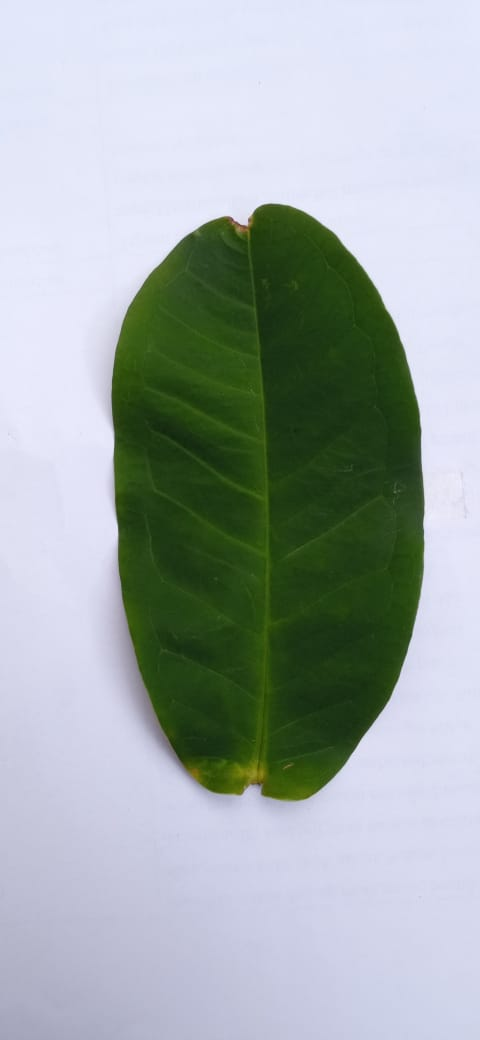
#> input picture dataset/daunjambuair1.jpg, 480 x 1040 px; its folder holds only this picture in this run
$ python main.py   (older library calls are emulated)
#> lines starting #> are read from the running program, lines starting #| are printed output that depends on the picture; after the words box and inside, x2 and y2 are one past the last pixel; in counts of white or black regions, pixels touching at a corner belong together
import cv2
import numpy as np
import xlsxwriter
import warnings
from collections import Counter
from skimage.feature import greycomatrix, greycoprops
from skimage.feature import greycomatrix, greycoprops
from skimage.measure import label, regionprops
from sklearn.cluster import KMeans


# Membuat file Excel untuk menyimpan fitur
workbook = xlsxwriter.Workbook('features-fix.xlsx')
worksheet = workbook.add_worksheet()

# Jenis dataset yang akan diproses
jenis = ['daunjambuair', 'daunjambubiji']


# Properti HSV yang akan diekstrak
hsv_properties = ['hue', 'saturation', 'value']

# Properti GLCM yang akan diekstrak
glcm_properties = ['dissimilarity', 'correlation', 'homogeneity', 'contrast', 'ASM', 'energy']
angles = ['0', '45', '90', '135']

# Properti bentuk yang akan diekstrak
shape_properties = ['metric', 'eccentricity']

# Menulis judul kolom di file Excel
worksheet.write(0, 0, 'File')
kolom = 1

# ---------------------------
# Menulis header di file Excel
for i in hsv_properties:
    worksheet.write(0, kolom, i)
    kolom += 1
for i in glcm_properties:
    for j in angles:
        worksheet.write(0, kolom, i + " " + j)
        kolom += 1
for i in shape_properties:
    worksheet.write(0, kolom, i)
    kolom += 1
worksheet.write(0, kolom, 'Class')
kolom += 1
baris = 1

# Looping untuk setiap dataset
for i in jenis:
    jum_per_data = 75 if i == 'daunjambuair' else 45  # Mengatur jumlah gambar yang diinginkan
    for j in range(1, jum_per_data + 1):
        kolom = 0
        file_name = "dataset/" + i + str(j) + ".jpg"
        print(file_name)
        worksheet.write(baris, kolom, file_name)
        kolom += 1
        # Preprocessing
        src = cv2.imread(file_name, 1)
#> src is the input picture: shape (1040, 480, 3); mean B, G, R 171.7, 172.2, 162
        tmp = cv2.cvtColor(src, cv2.COLOR_BGR2GRAY)
        _, mask = cv2.threshold(tmp, 127, 255, cv2.THRESH_BINARY_INV)
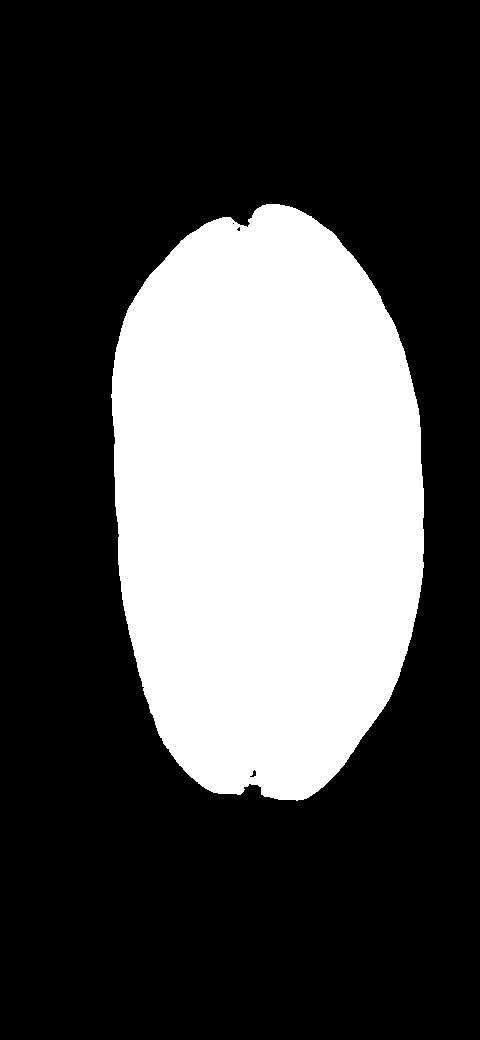
#> mask: shape (1040, 480); 30.1% white; 1 white region, box (x1, y1, x2, y2) and area: (111, 204, 424, 801) 150084
        mask = cv2.dilate(mask.copy(), None, iterations=10)
#> mask: shape (1040, 480); 33.9% white; 1 white region, box (x1, y1, x2, y2) and area: (101, 194, 434, 811) 169025
        mask = cv2.erode(mask.copy(), None, iterations=10)
#> mask: shape (1040, 480); 30.1% white; 1 white region
        b, g, r = cv2.split(src)
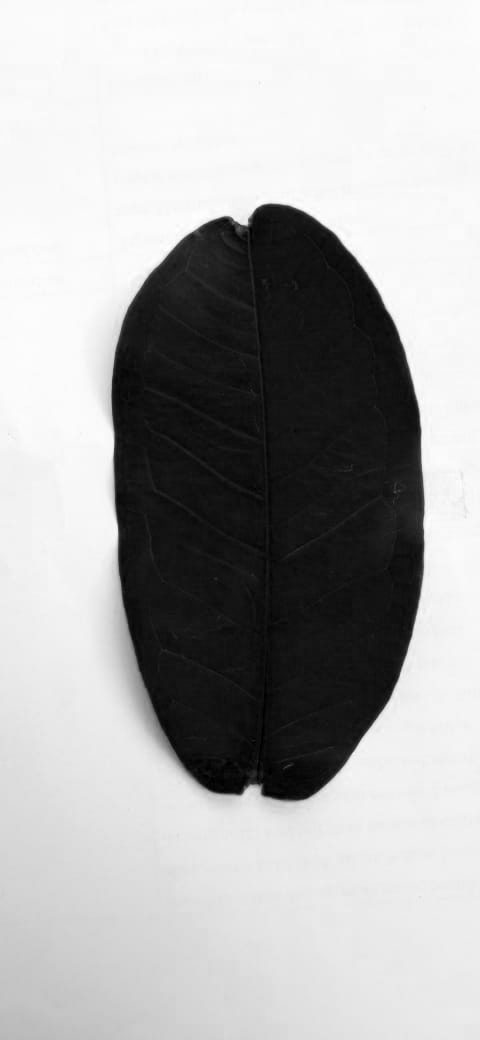
#> b: shape (1040, 480); min 0, max 255, mean 171.7
        rgba = [b, g, r, mask]
        dst = cv2.merge(rgba, 4)

        contours, hierarchy = cv2.findContours(mask, cv2.RETR_TREE, cv2.CHAIN_APPROX_SIMPLE)
#> contours = 1 contour; box (x1, y1, x2, y2) and area: (111, 204, 424, 801) 149712
        selected = max(contours, key=cv2.contourArea)
#> selected = contour of 540 points, box (x1, y1, x2, y2) (111, 204, 424, 801), area 149712
        x, y, w, h = cv2.boundingRect(selected)
#> x = 111; y = 204; w = 313; h = 597
        cropped = dst[y:y+h, x:x+w, :3]  # Mengekstrak hanya saluran BGR
        mask = mask[y:y+h, x:x+w]
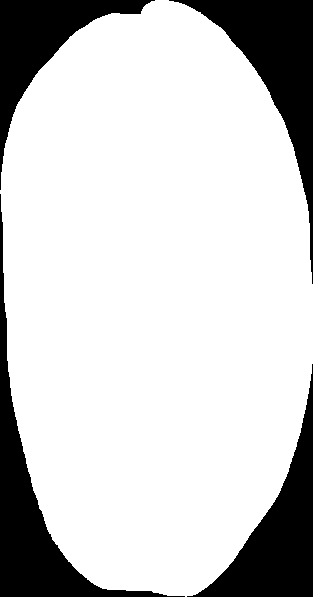
#> mask: shape (597, 313); 80.5% white; 4 black regions, box (x1, y1, x2, y2) and area: (169, 0, 313, 284) 10017, (0, 194, 185, 597) 10014, (187, 364, 313, 597) 9093, (0, 0, 155, 190) 7332
        gray = cv2.cvtColor(cropped, cv2.COLOR_BGR2GRAY)
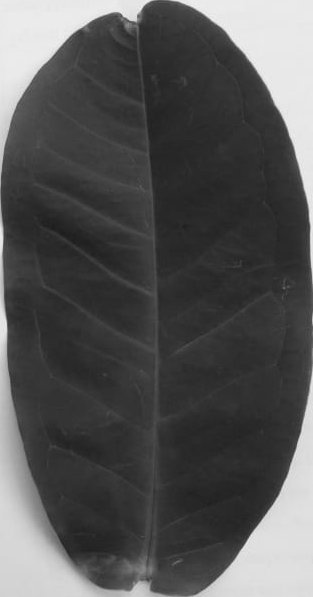
#> gray: shape (597, 313); min 28, max 245, mean 85

        # Explicitly set the value of n_init

        # HSV
        hsv_image = cv2.cvtColor(cropped, cv2.COLOR_BGR2HSV)
#> hsv_image: shape (597, 313, 3); mean H, S, V 62.1, 146.3, 99.3
        image = hsv_image.reshape((hsv_image.shape[0] * hsv_image.shape[1], 3))


        # clt         = KMeans(n_clusters = 3)

        # clt         = KMeans(n_clusters = 3)
        clt = KMeans(n_clusters=3, n_init=10)
        labels = clt.fit_predict(image)
        label_counts = Counter(labels)
#> label_counts = {1: 37282, 0: 77800, 2: 71779}
        dom_color = clt.cluster_centers_[label_counts.most_common(1)[0][0]]
#> dom_color = [50.81, 161.2, 61.35]
        worksheet.write(baris, kolom, dom_color[0])
        kolom += 1
        worksheet.write(baris, kolom, dom_color[1])
        kolom += 1
        worksheet.write(baris, kolom, dom_color[2])
        kolom += 1

        dom_color_hsv = np.full(cropped.shape, dom_color, dtype='uint8')
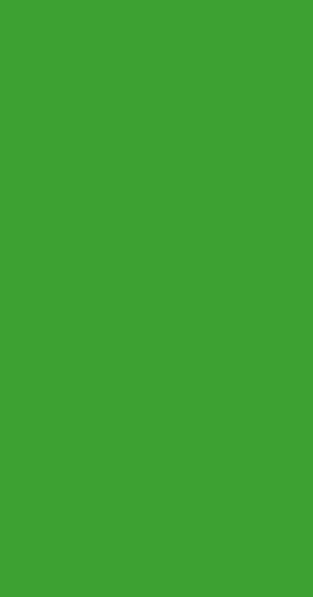
#> dom_color_hsv: shape (597, 313, 3); mean B, G, R 50, 161, 61
        dom_color_bgr = cv2.cvtColor(dom_color_hsv, cv2.COLOR_HSV2BGR)
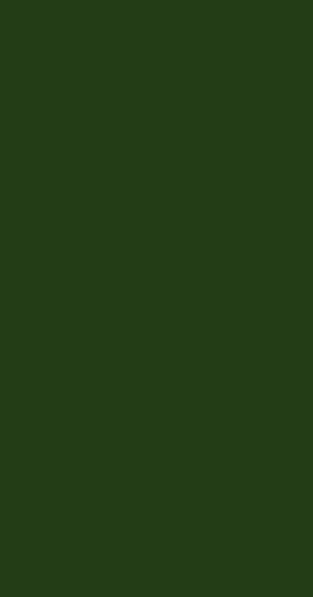
#> dom_color_bgr: shape (597, 313, 3); mean B, G, R 22, 61, 35
        output_image = np.hstack((cropped, dom_color_bgr))
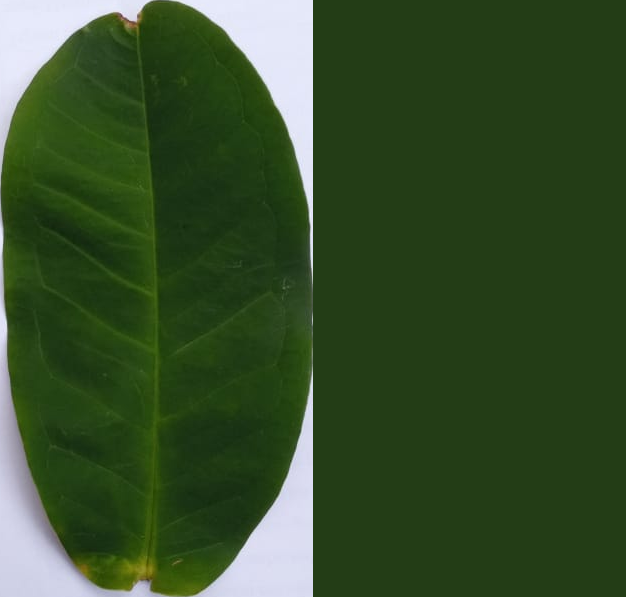
#> output_image: shape (597, 626, 3); mean B, G, R 42, 78.4, 53.8

        # cv2.imshow('Image Dominant Color', output_image)
        # cv2.waitKey(0)

        # GLCM
        glcm = greycomatrix(gray,
                            distances=[5],
                            angles=[0, np.pi/4, np.pi/2, 3*np.pi/4],
                            levels=256,
                            symmetric=True,
                            normed=True)
        glcm_props = [
            property for name in glcm_properties for property in greycoprops(glcm, name)[0]]
#> glcm_props = [6.78, 6.43, 4.83, 6.85, 0.947, 0.951, 0.975, 0.952, 0.37, 0.339, 0.361, 0.32, 450.9, 415.2, 213.9, 399.6, 0.00293, 0.00249, 0.00256, 0.00231, 0.0541, 0.0499, 0.0506, 0.048]
        # Add this line to ignore the warning
        warnings.filterwarnings('ignore', category=UserWarning, module='skimage.feature')
        for item in glcm_props:
            worksheet.write(baris, kolom, item)
            kolom += 1
#> this loop made 24 passes
#> item on passes 1 to 12: 6.78, 6.43, 4.83, 6.85, 0.947, 0.951, 0.975, 0.952, 0.37, 0.339, 0.361, 0.32
#> after the loop, kolom = 28

        # Shape
        label_img = label(mask)
#> label_img: shape (597, 313) int64; values 0 (black) and 1 (white), 80.5% white; 4 black regions
        props = regionprops(label_img)
#> props = 1 regions; box (x1, y1, x2, y2) and area: (0, 0, 313, 597) 150405
        eccentricity = getattr(props[0], 'eccentricity')
#> eccentricity = 0.85
        area = getattr(props[0], 'area')
#> area = 150405
        perimeter = getattr(props[0], 'perimeter')
#> perimeter = 1563.8
        metric = (4 * np.pi * area) / (perimeter * perimeter)
#> metric = 0.773
        worksheet.write(baris, kolom, metric)
        kolom += 1
#> kolom = 29
        worksheet.write(baris, kolom, eccentricity)
        kolom += 1
#> kolom = 30

        worksheet.write(baris, kolom, i)
        kolom += 1
#> kolom = 31
        baris += 1
#> baris = 2
#> (the run stopped early here; a loop or call above may not have finished)
